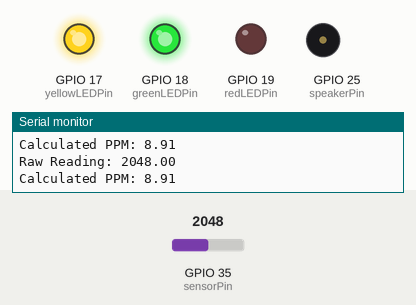
This program was run on a simulated ESP32. On the bench: output pins drawn as LEDs (lit = HIGH), buzzer (waves = sounding, pin HIGH), the last lines printed to the serial monitor. Dashed ring = blinking. The test bench sets the inputs (shaded band); at power-on: GPIO 35 (sensorPin) = 2048. WiFi joins after 1.5 s; servers stay silent unless stated; no MQTT or app messages arrive unless stated; not simulated (calls return 0 or success): secrets.h; names the files do not define were given values by the test bench: SECRET_MQTT_PORT = 1883.

Above: at 2.7 s.
2.8 s: GPIO 35 (sensorPin) set to 2212
At 3.36 s:
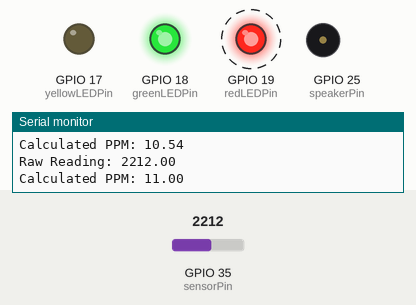
8.8 s: GPIO 35 (sensorPin) set to 2047
At 9.3 s:
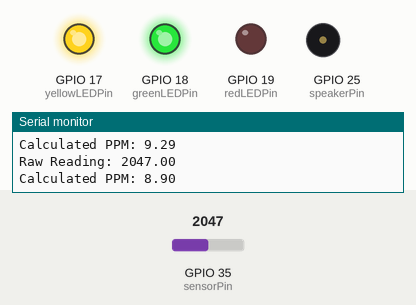
10.4 s: GPIO 35 (sensorPin) set to 1641
11.9 s: GPIO 35 (sensorPin) set to 1569
At 13.4 s:
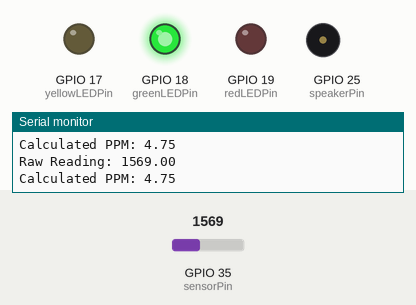
13.7 s: GPIO 35 (sensorPin) set to 2866
At 14.5 s:
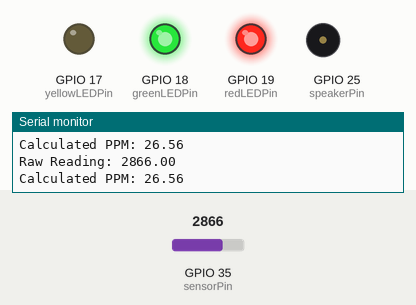
Timing chart, 0 to 62.6 s (numbered marks = the images above; inputs shaded):
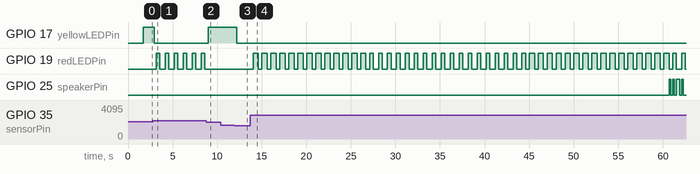

Measured:
- the behaviour switches between 2137 and 2138 on GPIO 35 (sensorPin) (found by bisection; images 0 and 1)
- the behaviour switches between 1607 and 1606 on GPIO 35 (sensorPin) (found by bisection; images 2 and 3)
- after the input at 2.8 s, GPIO 17 (yellowLEDPin): HIGH → LOW after 0.16 s; GPIO 19 (redLEDPin): alternates HIGH for 0.40 s and LOW for 0.60 s, starting after 0.36 s
- after the input at 8.8 s, GPIO 17 (yellowLEDPin): LOW → HIGH after 0.20 s; GPIO 19 (redLEDPin): stays LOW (without the input it goes to HIGH after 0.40 s)
- after the input at 11.9 s, GPIO 17 (yellowLEDPin): HIGH → LOW after 0.32 s
- after the input at 13.7 s, GPIO 19 (redLEDPin): LOW → HIGH after 0.33 s, then moves between LOW and HIGH, repeating every 6.0 s; GPIO 25 (speakerPin): LOW → HIGH after 47.0 s, → LOW 0.20 s later, → HIGH 0.20 s later, → LOW 0.20 s later, … (8 changes in this stretch)

The program:

main.cpp
```cpp
#include <Arduino.h>
#include <WiFi.h>
#include <WiFiClientSecure.h>
#include <WiFiManager.h>          //https://github.com/tzapu/WiFiManager WiFi Configuration Magic
#include <PubSubClient.h>
#include <ArduinoJson.h>
#include "secrets.h" // Include the secrets header file for WiFi and MQTT credentials


WiFiClientSecure wifiClientSecure;
PubSubClient mqttClient(wifiClientSecure);

const int sensorPin = 35; // Analog pin connected to the sensor output
const int speakerPin = 25; // Digital pin connected to the speaker for alerts

const int greenLEDPin = 18; // Digital pin connected to the green LED for safe status
const int yellowLEDPin = 17; // Digital pin connected to the yellow LED for warning status
const int redLEDPin = 19; // Digital pin connected to the red LED for critical alert

float criticalThreshold = 10.0; // PPM threshold for critical alert
float warningThreshold = 5.0; // PPM threshold for warning alert
int status = 0; // 1: Safe, 2: Warning, 3: Critical Alert

const char* mqtt_server = SECRET_MQTT_SERVER;
int mqtt_port = SECRET_MQTT_PORT;
const char* mqtt_user = SECRET_MQTT_USER;
const char* mqtt_password = SECRET_MQTT_PASS;
const char* ssid = "";
const char* password = "";

int baseline = 39; // Baseline resistance in clean air (R0)
unsigned long lastMsg = 0;
unsigned long interval = 2000; // 2 seconds
bool isWarmedUp = false; // Flag to indicate if the sensor has warmed up
unsigned long warmUpStartTime = 0;
unsigned long warmUpDuration = 60000; // 60 seconds warm-up time for the sensor according to datasheet
WiFiManager wifiManager;


float hourlyTotal = 0; // Total PPM for the current hour

int hourlyCount = 0; // Count of readings for the current hour
unsigned long lastHourCheck = 0; // Timestamp of the last hour check
unsigned long hourInterval = 3600000; // 1 hour in milliseconds


// put function declarations here:
void setup_wifi();
void connectMQTT();
void displayPPM(float ppm);
float calculatePPM(float sensorReading);
void transmitData(float ppm);
void transmissionInterval(unsigned long currentMillis, float ppm);
void setupSpeaker();
void warmUpSensor(unsigned long currentMillis);
float readSensor();
void callback(char* topic, byte* payload, unsigned int length);
void alert(int *status);
void transmitHourlyAverage(unsigned long currentMillis);
void reconnect_wifi();
void blinkLEDs(int *status);
void setupLEDs();


void setup() {
  Serial.begin(115200);
  setupLEDs();
  setupSpeaker();
  warmUpSensor(millis());// Start the warm-up timer
  // put your setup code here, to run once:
  setup_wifi();

  mqttClient.setCallback(callback); // Set the MQTT callback function
  mqttClient.publish("SensorStatus", "Warming up sensor..."); // Publish a status message to MQTT

}

void loop() {
  // put your main code here, to run repeatedly:
  float ppm = calculatePPM(readSensor()); // Read the sensor and calculate PPM

  blinkLEDs(&status); // Update the LEDs based on the current status
  reconnect_wifi(); // Check and reconnect WiFi if needed
  if (!mqttClient.connected()) {
    connectMQTT(); // Reconnect to MQTT if the connection is lost
  }
  mqttClient.loop();
  if(isWarmedUp == false){
    warmUpSensor(millis());
    return; // Skip the rest of the loop until the sensor is warmed up
  }
  else{
    if(millis() - lastMsg >= interval){
      ppm = calculatePPM(readSensor()); // Read the sensor and calculate PPM
      transmitData(ppm);
      lastMsg = millis();// Update the last message timestamp
    }
    transmitHourlyAverage(millis());// Check if it's time to transmit data and do so if needed
  }
  alert(&status); // Update the alert status based on the current PPM reading
}

void setupSpeaker() {
  pinMode(speakerPin, OUTPUT);
}

void setupLEDs() {
  pinMode(greenLEDPin, OUTPUT);
  digitalWrite(greenLEDPin, HIGH); // Start with all LEDs on to indicate initialization
  pinMode(yellowLEDPin, OUTPUT);
  pinMode(redLEDPin, OUTPUT);
}

void alert(int *status) {
  // Simple alert mechanism using the speaker
  // You can customize the tones and durations based on the status
  unsigned long currentMillis = millis();
  unsigned long alertInterval = 2000; // Alert every 2 seconds when in warning or critical status
  static unsigned long lastAlertTime = 0; // Timestamp of the last alert
  switch (*status) {
    case 1: // Safe
      digitalWrite(speakerPin, LOW); // No tone for safe status
      break;
    case 2: // Warning
      if(millis() % 2000 < 1000) { // Play a short tone at 2000 Hz every 2 seconds
        digitalWrite(speakerPin, HIGH); // Play a short tone at 2000 Hz

      }
      else {
        digitalWrite(speakerPin, LOW); // No tone for the other second
      }
      break;
    case 3: // Critical Alert
      if(millis() % 500 < 250) { // Play a short tone at 4000 Hz every 500 ms
        digitalWrite(speakerPin, HIGH); // Play a short tone at 4000 Hz
      }
      else {
        digitalWrite(speakerPin, LOW); // No tone for the other 250 ms
      }
      break;
      default:
        noTone(speakerPin); // Stop any tone if status is unknown
      break;
      }


  }


void setup_wifi() {
  WiFiManager wifiManager;
  bool res = wifiManager.startConfigPortal("Gas Sensor Set-up");// Start the configuration portal with a custom SSID. The function will block until the user connects and configures the WiFi credentials, or it times out (default is 180 seconds). It returns true if connected to WiFi, false if it timed out.
  wifiManager.setConnectTimeout(60); // Set the connection timeout to 60 seconds (1 minute)
  if(res){
    Serial.println("Connected to WiFi!");
    wifiManager.stopConfigPortal(); // Stop the configuration portal if it was started
    mqttClient.setClient(wifiClientSecure);

  } else {
    Serial.println("Failed to connect to WiFi and hit timeout");
    // You can choose to reset the ESP or handle it as needed
    esp_restart(); // Restart the ESP to try again
  }
}

void reconnect_wifi(){
  if(WiFi.status() != WL_CONNECTED){
    Serial.println("WiFi connection lost. Attempting to reconnect...");
    WiFi.reconnect(); // Attempt to reconnect to the last known WiFi network
    delay(5000); // Wait for a few seconds before checking again
  }
}

void connectMQTT() {
  // Implement MQTT connection logic here
  wifiClientSecure.setInsecure(); // Use with caution: This will accept any certificate, which is not secure. For production, use proper certificate validation.
  mqttClient.setServer(mqtt_server, mqtt_port);

  while(!mqttClient.connected()) {
    Serial.println("Connecting to MQTT...");
    if (mqttClient.connect("testClient", mqtt_user, mqtt_password)) {
      Serial.println("Connected to MQTT broker!");
      // Subscribe to topics or publish messages as needed
      mqttClient.subscribe("Sensor/Commands"); // Subscribe to a topic for receiving commands (e.g., threshold updates)
    } else {
      Serial.print("Failed to connect to MQTT broker, rc=");
      Serial.print(mqttClient.state());
      Serial.println(" trying again in 5 seconds");
      delay(5000);

    }
  }

}


float calculatePPM(float sensorReading){
  float vPin = (sensorReading / 4095.0) * 3.3; // Convert ADC value to voltage 4095 for 12-bit ADC(according to datasheet), 3.3V reference

  //Un-scale the Voltage Divider from potentiometer to get the actual sensor voltage
  float vOut = vPin * 1.5;

  //Divide-by-Zero Safety Net
  if (vOut <= 0) {
    vOut = 0.001;
  }

  //Calculate Resistance based on the 5V power rail
  float sResistance = 8.33 * ((5.1 - vOut) / vOut);

  //Calculate Ratio and PPM
  float ratio = sResistance / baseline;
  float ppm = 1.2 * pow(ratio, -1.35); // CO Power Law with sensitivity factor of 1.2
  Serial.println("Raw Reading: " + String(sensorReading)); // Print the calculated PPM to the serial monitor for debugging
  Serial.println("Calculated PPM: " + String(ppm)); // Print the calculated PPM to the serial monitor for debugging
   // Call the alert function to update the status based on the current PPM reading
   if(ppm >= criticalThreshold) {
     status = 3;// Critical Alert
   } else if(ppm >= warningThreshold) {
     status = 2; // Warning
   } else {
    status = 1; // Safe
    status = 1; // Safe
   }
   hourlyTotal += ppm; // Add the current PPM reading to the hourly total
   hourlyCount++; // Increment the count of readings for the current hour
   return ppm;
}

void displayPPM(float ppm){
  Serial.print("CO Concentration: ");
  Serial.print(ppm);
  Serial.println(" ppm");

}

void transmitData(float ppm){
  // Documentation: https://arduinojson.org/v7/
  JsonDocument doc; // Create a JSON document
  //JsonDocument alert; // Create a JSON document with a capacity of 256 bytes
  doc["GAS_PPM"] = ppm; // Add the PPM value to the JSON document with a key "GAS_PPM"
  char jsonBuffer[128]; // Create a buffer to hold the serialized JSON // Buffer to hold the alert status string

  // Serialize the alert status JSON document into the buffer
  serializeJson(doc, jsonBuffer); // Serialize the JSON document into the buffer https://arduinojson.org/v7/tutorial/serialization/
  mqttClient.publish("Sensor/Readings", jsonBuffer); // Publish the JSON string to the MQTT topic "Sensor/Readings"
}

void callback(char* topic, byte* payload, unsigned int length) {

  JsonDocument callbackDoc; // Create a JSON document to hold the deserialized data
  DeserializationError error = deserializeJson(callbackDoc, payload, length); // Check for deserialization errors
  if (error) {
    Serial.print("Failed to deserialize JSON payload: ");
    Serial.println(error.c_str());
    return; // Exit the callback if deserialization fails
  }
  if(callbackDoc["newCriticalThreshold"].is<float>()) {
    Serial.print("Received new critical threshold: ");
    Serial.println(callbackDoc["newCriticalThreshold"].as<float>());
    criticalThreshold = callbackDoc["newCriticalThreshold"]; // Extract the new critical threshold value from the JSON document
    Serial.println("Updated critical threshold: " + String(criticalThreshold)); // Print the updated critical threshold to the serial monitor
  }
   if(callbackDoc["newWarningThreshold"].is<float>()) {
    Serial.print("Received new warning threshold: ");
    Serial.println(callbackDoc["newWarningThreshold"].as<float>());
    warningThreshold = callbackDoc["newWarningThreshold"]; // Extract the new warning threshold value from the JSON document
    Serial.println("Updated warning threshold: " + String(warningThreshold)); // Print the updated warning threshold to the serial monitor
  }

}

void warmUpSensor(unsigned long currentMillis){
  if (!isWarmedUp) {
     // Publish a status message to MQTT
    if (currentMillis - warmUpStartTime >= warmUpDuration) {
      isWarmedUp = true; // Sensor has warmed up
      Serial.println("Sensor warmed up and ready for accurate readings.");
    }
  }
}

float readSensor(){
  float sensorValue = 0;
   for(int i = 0; i < 5; i++){ // Take 5 readings and average them to smooth out noise
      sensorValue += analogRead(sensorPin);
      delay(40); // Delay between readings (total of 2 seconds for 5 readings)
  }
  return sensorValue/5;
}
void transmitHourlyAverage(unsigned long currentMillis){
  if (currentMillis - lastHourCheck >= hourInterval) {
    lastHourCheck = currentMillis; // Update the last hour check timestamp
    if (hourlyCount > 0) { // Avoid division by zero
      float hourlyAverage = hourlyTotal / hourlyCount; // Calculate the average PPM for the hour
      JsonDocument doc; // Create a JSON document
      doc["Hourly_Average_PPM"] = hourlyAverage; // Add the hourly average PPM to the JSON document
      char jsonBuffer[64]; // Create a buffer to hold the serialized JSON
      serializeJson(doc, jsonBuffer); // Serialize the JSON document into the buffer
      mqttClient.publish("HourlyAverage", jsonBuffer); // Publish the hourly average to the MQTT topic "HourlyAverage"
      hourlyTotal = 0; // Reset the hourly total for the next hour
      hourlyCount = 0; // Reset the count for the next hour
    }
  }
}

void blinkLEDs(int *status) {
  switch (*status) {
    case 1: // Safe
      digitalWrite(greenLEDPin, HIGH);
      digitalWrite(yellowLEDPin, LOW);
      digitalWrite(redLEDPin, LOW);
      break;
    case 2: // Warning
      digitalWrite(yellowLEDPin, HIGH);
      digitalWrite(redLEDPin, LOW);
      break;
    case 3: // Critical Alert
      digitalWrite(yellowLEDPin, LOW);
      if(millis() % 1000 < 500) { // Blink the red LED every second
        digitalWrite(redLEDPin, HIGH);
      } else {
        digitalWrite(redLEDPin, LOW);
      }
      break;
    default:
      digitalWrite(yellowLEDPin, LOW);
      digitalWrite(redLEDPin, LOW);
  }
}
```
